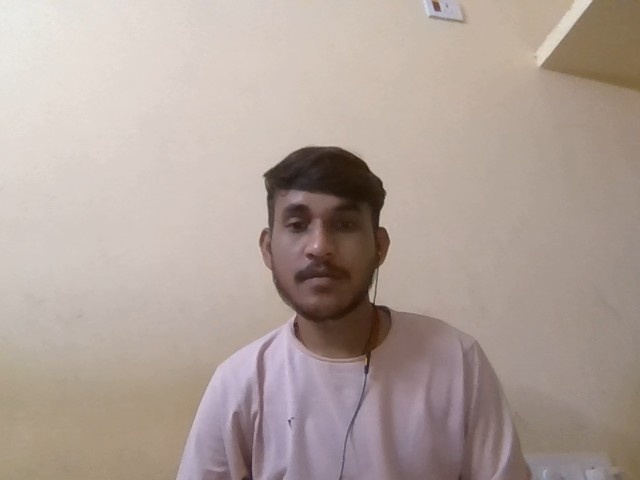
#> input picture faces/567890123456.jpg, 640 x 480 px
$ python -i app.py   (imports and definitions only)
#> lines starting #> are read from the running program, lines starting #| are printed output that depends on the picture
#> further down, picture is the input picture: shape (480, 640, 3); mean B, G, R 153.4, 161.1, 175.8
# =====================================================
#  NETA — Face Recognition using OpenCV (no dlib!)
#  HOW TO RUN:
#    1. py -3.11 -m pip install flask opencv-python numpy
#    2. py -3.11 app.py
#    3. Open: http://localhost:5000
# =====================================================

from flask import Flask, render_template, request, jsonify, session
import sqlite3, hashlib, uuid, os, base64, numpy as np
import cv2
from datetime import datetime

# [1 line not run here, left out]
# [1 line that did not run here, left out]

DB_PATH   = "neta.db"
FACES_DIR = os.path.join("static", "faces")
# [1 line not run here, left out]

# Load OpenCV face detector
FACE_CASCADE = cv2.CascadeClassifier(cv2.data.haarcascades + 'haarcascade_frontalface_default.xml')
# Load OpenCV face recognizer
FACE_RECOGNIZER = cv2.face.LBPHFaceRecognizer_create()
RECOGNIZER_TRAINED = False

# ─────────────────────────────────────────────────────
#  DATABASE HELPERS
# ─────────────────────────────────────────────────────

# [4 lines left out: function get_db, not called in this run]

def _fp_hash(aadhaar):
    return hashlib.sha256(f"FINGER_{aadhaar}".encode()).hexdigest()

# [66 lines left out: functions log_event, init_db, not called in this run]

# ─────────────────────────────────────────────────────
#  FACE HELPERS (OpenCV — no dlib!)
# ─────────────────────────────────────────────────────

def face_path(aadhaar):
    return os.path.join(FACES_DIR, f"{aadhaar}.jpg")

# [7 lines left out: function decode_base64_image, not called in this run]

def detect_face(img):
    """Detect face and return grayscale face crop. Returns None if no face."""
    gray = cv2.cvtColor(img, cv2.COLOR_BGR2GRAY)
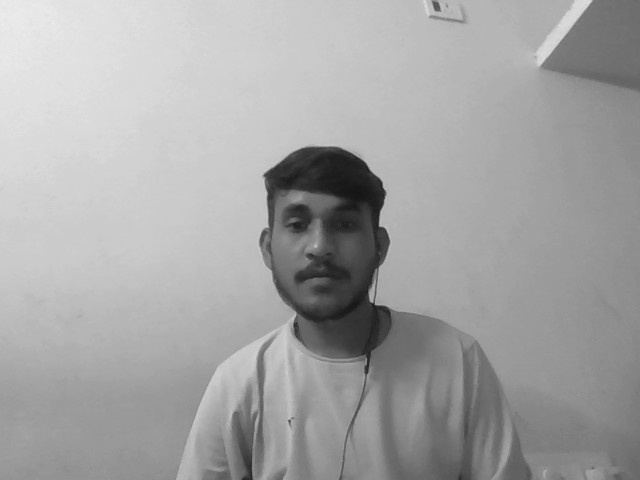
#> gray: shape (480, 640); min 20, max 237, mean 164.6
    faces = FACE_CASCADE.detectMultiScale(gray, scaleFactor=1.1, minNeighbors=5, minSize=(80,80))
#> faces = [[254, 173, 132, 132]]
    if len(faces) == 0:
        return None
    x, y, w, h = faces[0]
#> x = 254; y = 173; w = 132; h = 132
    face_crop = gray[y:y+h, x:x+w]
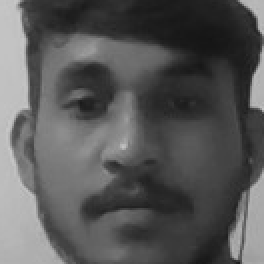
#> face_crop: shape (132, 132) (shown 2 times larger); min 20, max 201, mean 87.9
    face_crop = cv2.resize(face_crop, (200, 200))
#> face_crop: shape (200, 200)
    return face_crop

# [23 lines left out: function compare_faces, not called in this run]

# ─────────────────────────────────────────────────────
#  PAGE ROUTES
# ─────────────────────────────────────────────────────

# [3 lines that did not run here, left out]

# [3 lines that did not run here, left out]

# [3 lines that did not run here, left out]

# [3 lines that did not run here, left out]

# ─────────────────────────────────────────────────────
#  API — Register Face
# ─────────────────────────────────────────────────────

# [39 lines that did not run here, left out]

# ─────────────────────────────────────────────────────
#  API — Step 1: Verify Aadhaar
# ─────────────────────────────────────────────────────

# [28 lines that did not run here, left out]

# ─────────────────────────────────────────────────────
#  API — Step 2: Verify Fingerprint
# ─────────────────────────────────────────────────────

# [22 lines that did not run here, left out]

# ─────────────────────────────────────────────────────
#  API — Step 3: Verify Face (OpenCV)
# ─────────────────────────────────────────────────────

# [41 lines that did not run here, left out]

# ─────────────────────────────────────────────────────
#  API — Step 4: Cast Vote
# ─────────────────────────────────────────────────────

# [37 lines that did not run here, left out]

# ─────────────────────────────────────────────────────
#  API — Results & Admin
# ─────────────────────────────────────────────────────

# [12 lines that did not run here, left out]

# [20 lines that did not run here, left out]

# ─────────────────────────────────────────────────────
#  MAIN
# ─────────────────────────────────────────────────────

# [11 lines not run here, left out]

>>> import cv2
>>> picture = cv2.imread('faces/567890123456.jpg')
>>> result = detect_face(picture)
